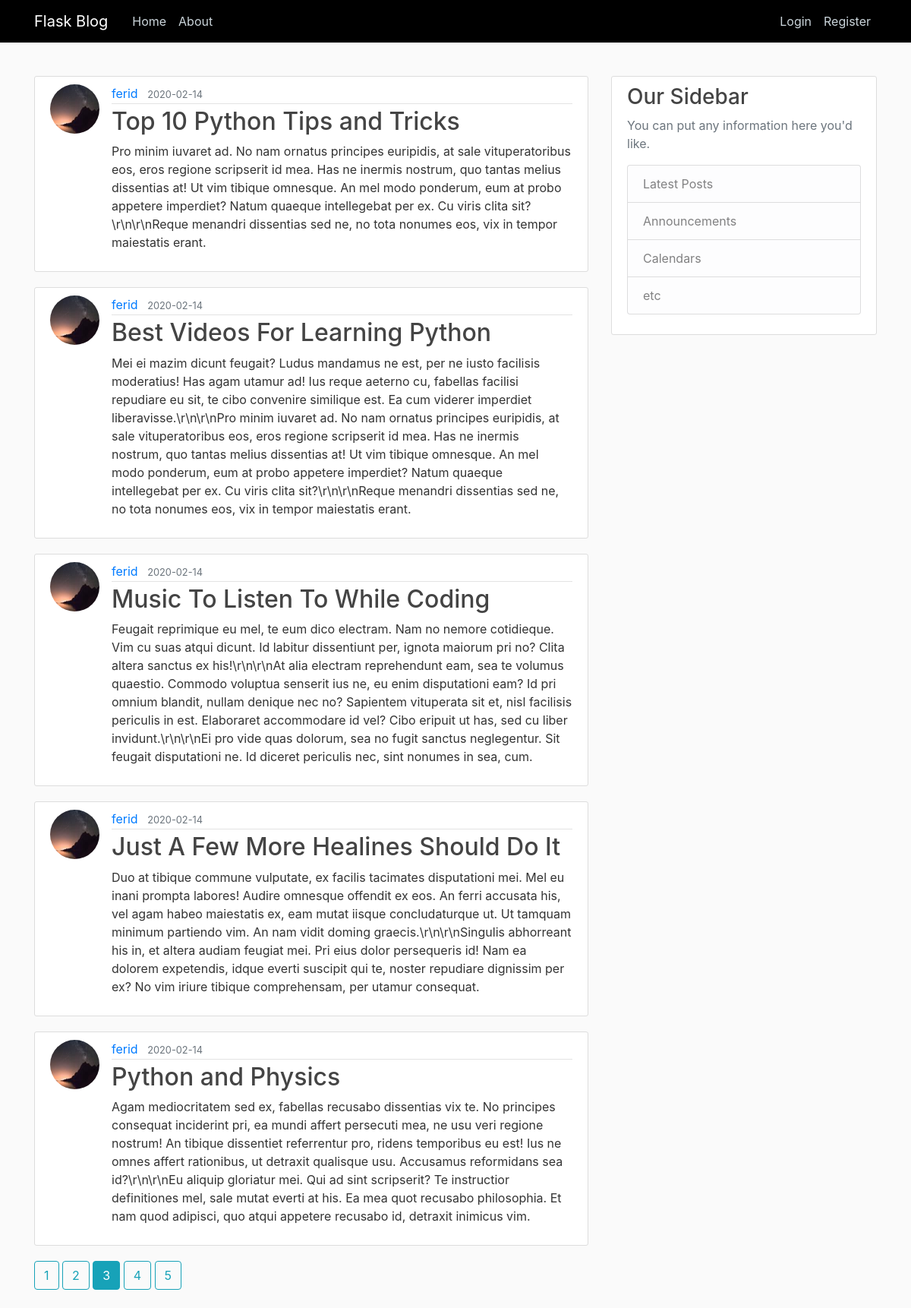
Screenshot of /home?page=3 with the database file from the repository.
### flaskblog/models.py (models this page shows, shortened)
class Post(db.Model):
    id = db.Column(db.Integer, primary_key=True)
    title = db.Column(db.String(100), nullable=False)
    date_posted = db.Column(db.DateTime, nullable=False, default=datetime.utcnow)
    content = db.Column(db.Text, nullable=False)
    user_id = db.Column(db.Integer, db.ForeignKey('user.id'), nullable=False)

class User(db.Model, UserMixin):
    id = db.Column(db.Integer, primary_key=True)
    username = db.Column(db.String(20), unique=True, nullable=False)
    email = db.Column(db.String(120), unique=True, nullable=False)
    image_file = db.Column(db.String(20), nullable=False, default='default.jpg')
    password = db.Column(db.String(60), nullable=False)
    posts = db.relationship('Post', backref='author', lazy=True)

### flaskblog/routes.py (the view)
@app.route("/")
@app.route("/home")
def hello():
    page = request.args.get("page", 1, type=int)
    posts = Post.query.order_by(Post.date_posted.desc()).paginate(per_page=5, page=page)
    return render_template('index.html', posts=posts)

### flaskblog/templates/index.html
{% extends "layout.html" %}
{% block content %}
{% for post in posts.items %}
  <article class="media content-section">
     <img class="rounded-circle article-img" src="{{ url_for('static',filename='profile_pics/'+post.author.image_file) }}">
     <div class="media-body">
    <div class="article-metadata">
       <a class="mr-2" href="{{url_for('user_posts',username=post.author.username)}}">{{post.author.username }}</a>
       <small class="text-muted">{{post.date_posted.strftime('%Y-%m-%d') }}</small>
    </div>
     <h2><a class="article-title" href="{{ url_for('post',post_id=post.id)}}">{{post.title }}</a></h2>
     <p class="article-content">{{post.content }}</p>
     </div>
  </article>
{% endfor %}
{% for page_num in posts.iter_pages(left_edge=1,right_edge=1,left_current=1,right_current=2) %}
 {% if page_num %}
  {% if posts.page ==page_num %}
 <a href="{{ url_for('hello',page=page_num )}}" class="btn btn-info mb-4">{{page_num}}</a>
  {% else %}
  <a href="{{ url_for('hello',page=page_num )}}" class="btn btn-outline-info mb-4">{{page_num}}</a>
 {% endif %}
 {%else %}
  ...
 {%endif %}
{% endfor %}
{% endblock content %}

### flaskblog/static/main.css (style rules this page uses)
body { background: #fafafa; color: #333333; margin-top: 5rem; }
h1, h2, h3, h4, h5, h6 { color: #444444; }
.content-section { background: #ffffff; padding: 10px 20px; border: 1px solid #dddddd; border-radius: 3px; margin-bottom: 20px; }
.article-title { color: #444444; }
.article-content { white-space: pre-line; }
.article-img { height: 65px; width: 65px; margin-right: 16px; }
.article-metadata { padding-bottom: 1px; margin-bottom: 4px; border-bottom: 1px solid #e3e3e3 }

### rows the page displays
Post: image_file (picture), author.username "ferid", date_posted "2020-02-14", title "Top 10 Python Tips and Tricks", content "Pro minim iuvaret ad. No nam ornatus principes euripidis, at sale vituperatoribus eos, eros regione scripserit id mea. Has ne inermis nostrum, quo tantas melius dissentias at! Ut vim tibique omnesque. An mel modo ponderum, eum at probo appetere imperdiet? Natum quaeque intellegebat per ex. Cu viris clita sit?\\r\\n\\r\\nReque menandri dissentias sed ne, no tota nonumes eos, vix in tempor maiestatis erant."
Post: image_file (picture), author.username "ferid", date_posted "2020-02-14", title "Best Videos For Learning Python", content "Mei ei mazim dicunt feugait? Ludus mandamus ne est, per ne iusto facilisis moderatius! Has agam utamur ad! Ius reque aeterno cu, fabellas facilisi repudiare eu sit, te cibo convenire similique est. Ea cum viderer imperdiet liberavisse.\\r\\n\\r\\nPro minim iuvaret ad. No nam ornatus principes euripidis, at sale vituperatoribus eos, eros regione scripserit id mea. Has ne inermis nostrum, quo tantas melius dissentias at! Ut vim tibique omnesque. An mel modo ponderum, eum at probo appetere imperdiet? Natum quaeque intellegebat per ex. Cu viris clita sit?\\r\\n\\r\\nReque menandri dissentias sed ne, no tota nonumes eos, vix in tempor maiestatis erant."
Post: image_file (picture), author.username "ferid", date_posted "2020-02-14", title "Music To Listen To While Coding", content "Feugait reprimique eu mel, te eum dico electram. Nam no nemore cotidieque. Vim cu suas atqui dicunt. Id labitur dissentiunt per, ignota maiorum pri no? Clita altera sanctus ex his!\\r\\n\\r\\nAt alia electram reprehendunt eam, sea te volumus quaestio. Commodo voluptua senserit ius ne, eu enim disputationi eam? Id pri omnium blandit, nullam denique nec no? Sapientem vituperata sit et, nisl facilisis periculis in est. Elaboraret accommodare id vel? Cibo eripuit ut has, sed cu liber invidunt.\\r\\n\\r\\nEi pro vide quas dolorum, sea no fugit sanctus neglegentur. Sit feugait disputationi ne. Id diceret periculis nec, sint nonumes in sea, cum."
Post: image_file (picture), author.username "ferid", date_posted "2020-02-14", title "Just A Few More Healines Should Do It", content "Duo at tibique commune vulputate, ex facilis tacimates disputationi mei. Mel eu inani prompta labores! Audire omnesque offendit ex eos. An ferri accusata his, vel agam habeo maiestatis ex, eam mutat iisque concludaturque ut. Ut tamquam minimum partiendo vim. An nam vidit doming graecis.\\r\\n\\r\\nSingulis abhorreant his in, et altera audiam feugiat mei. Pri eius dolor persequeris id! Nam ea dolorem expetendis, idque everti suscipit qui te, noster repudiare dignissim per ex? No vim iriure tibique comprehensam, per utamur consequat."
Post: image_file (picture), author.username "ferid", date_posted "2020-02-14", title "Python and Physics", content "Agam mediocritatem sed ex, fabellas recusabo dissentias vix te. No principes consequat inciderint pri, ea mundi affert persecuti mea, ne usu veri regione nostrum! An tibique dissentiet referrentur pro, ridens temporibus eu est! Ius ne omnes affert rationibus, ut detraxit qualisque usu. Accusamus reformidans sea id?\\r\\n\\r\\nEu aliquip gloriatur mei. Qui ad sint scripserit? Te instructior definitiones mel, sale mutat everti at his. Ea mea quot recusabo philosophia. Et nam quod adipisci, quo atqui appetere recusabo id, detraxit inimicus vim."

### other values shown
{{ page_num }} "1" "2" "4" "5"
{{ page_num }} "3"
